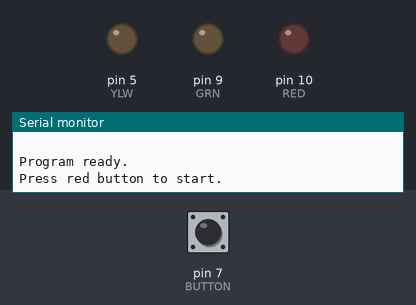
A sketch run on a simulated Arduino Uno, built with avr-gcc and run on an emulated ATmega328P. Shown: output pins drawn as LEDs (lit = HIGH), the last lines printed to the serial monitor. The test bench sets the inputs (shaded band); at power-on: pin 7 (BUTTON) HIGH.

Above: at 0.4 s.
At 0.93 s:
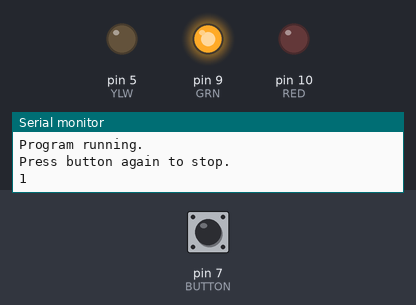
At 2.12 s:
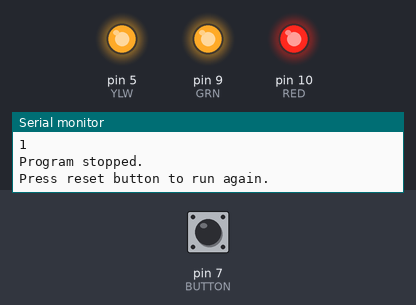
At 4.5 s:
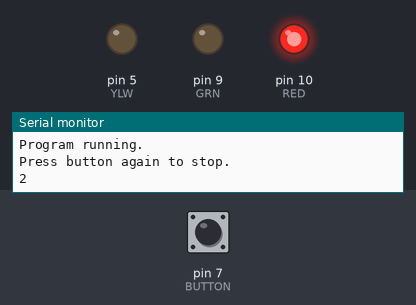
At 6.81 s:
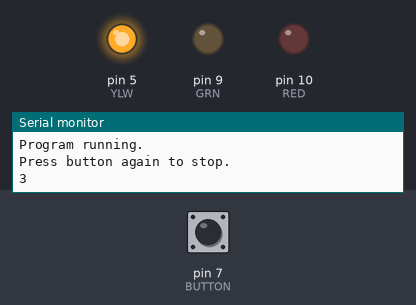
Timing chart, 0 to 7.1 s (numbered marks = the images above):
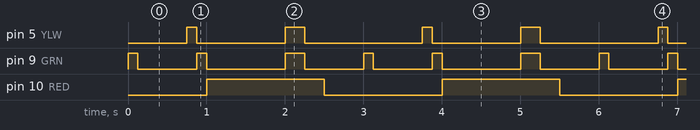

Measured:
- by itself, pin 5 (YLW): repeats every 3.0 s: LOW 1.1 s, HIGH 0.25 s, LOW 1.5 s, HIGH 0.13 s
- by itself, pin 9 (GRN): repeats every 3.0 s: LOW 0.75 s, HIGH 0.13 s, LOW 1.0 s, HIGH 0.25 s, LOW 0.75 s, HIGH 0.13 s
- by itself, pin 10 (RED): alternates HIGH for 1.5 s and LOW for 1.5 s

The sketch:

Group30Lab1CheckItsyBitsy.ino
```cpp
/********************************************************
  Group15Lab1CheckItsyBitsy
  B.W. Surgenor, 02/12/2026
*********************************************************/

// Initialization and pin assignments
int RED = 10;          // red LED Pin
int GRN = 9;           // green LED Pin
int YLW = 5;           // yellow LED Pin
int BUTTON = 7;        // pushbutton Pin
int Count = 0;         // initialize counter

// Set-up Routine
void setup() {

// Set state of pins
  pinMode(GRN, OUTPUT);
  pinMode(YLW, OUTPUT);
  pinMode(RED, OUTPUT);
  pinMode(BUTTON, INPUT);

// Initialize serial and monitor
  Serial.begin(9600);    // default 9600, or try 115200
  digitalWrite(YLW, HIGH);
  while(!Serial);  // wait for serial monitor to open (or reopen)
  digitalWrite(YLW, LOW);
  Serial.println(" "); /// line feed
  Serial.println("Program ready.");
}

// Main Routine
void loop() {

  Serial.println("Press red button to start.");
  do{
       digitalWrite(GRN, HIGH);
       delay(125);
       digitalWrite(GRN, LOW);
       delay(125);
    }while(digitalRead(BUTTON) == LOW);
     delay(500);  // pause to give time to release button

  Serial.println("Program running.");
  Serial.println("Press button again to stop.");

// Cycle through LED's until button is pressed
  do{
    Count = Count + 1;
    Serial.println(Count);
    turnOnLED(YLW);
    delay(125);
    turnOnLED(GRN);
    delay(125);
    turnOnLED(RED);
    delay(500);   // pause before repeating
    }while(digitalRead(BUTTON) == LOW);
  delay(500); // pause to give time to release button

  Serial.println("Program stopped.");
  Serial.println("Press reset button to run again.");

 // Toggle green/yellow, but solid red
    digitalWrite(RED, HIGH);
  do{
    digitalWrite(GRN, HIGH);
    digitalWrite(YLW, HIGH);
    delay(250);
    digitalWrite(GRN, LOW);
    digitalWrite(YLW, LOW);
    delay(250);
    }while(digitalRead(BUTTON) == LOW); // loops until button pressed again
    digitalWrite(RED, LOW); // RESETS RED LED TO OFF FOR PROPER LOOP
    delay(500); // pause to give time to release button
}

//********** Functions (subroutines) ******************

// Turn on a single LED and turn others off
void turnOnLED(int COLOUR)
{
  digitalWrite(GRN, LOW);
  digitalWrite(YLW, LOW);
  digitalWrite(RED, LOW);
  digitalWrite(COLOUR, HIGH);
}
```
